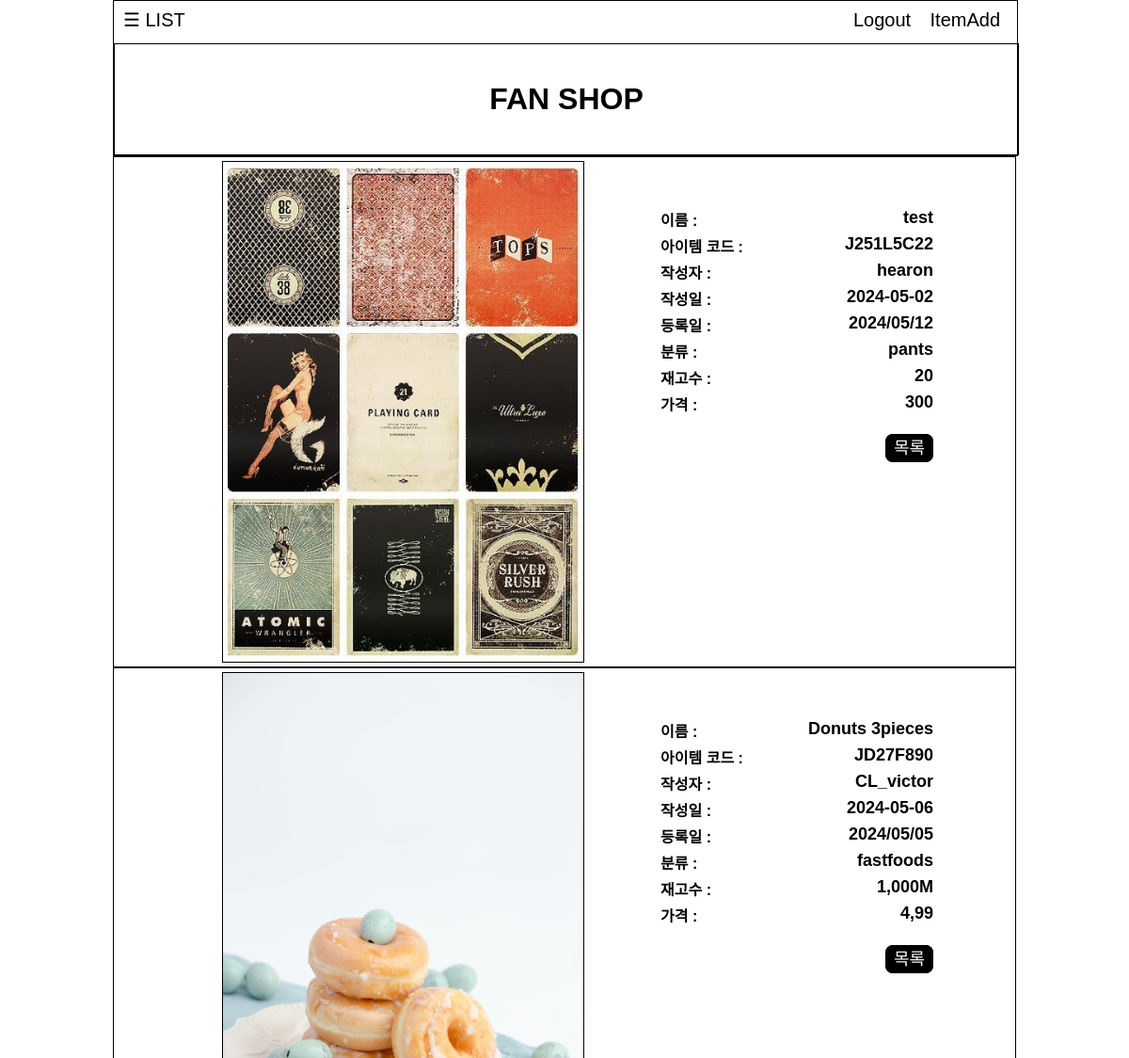
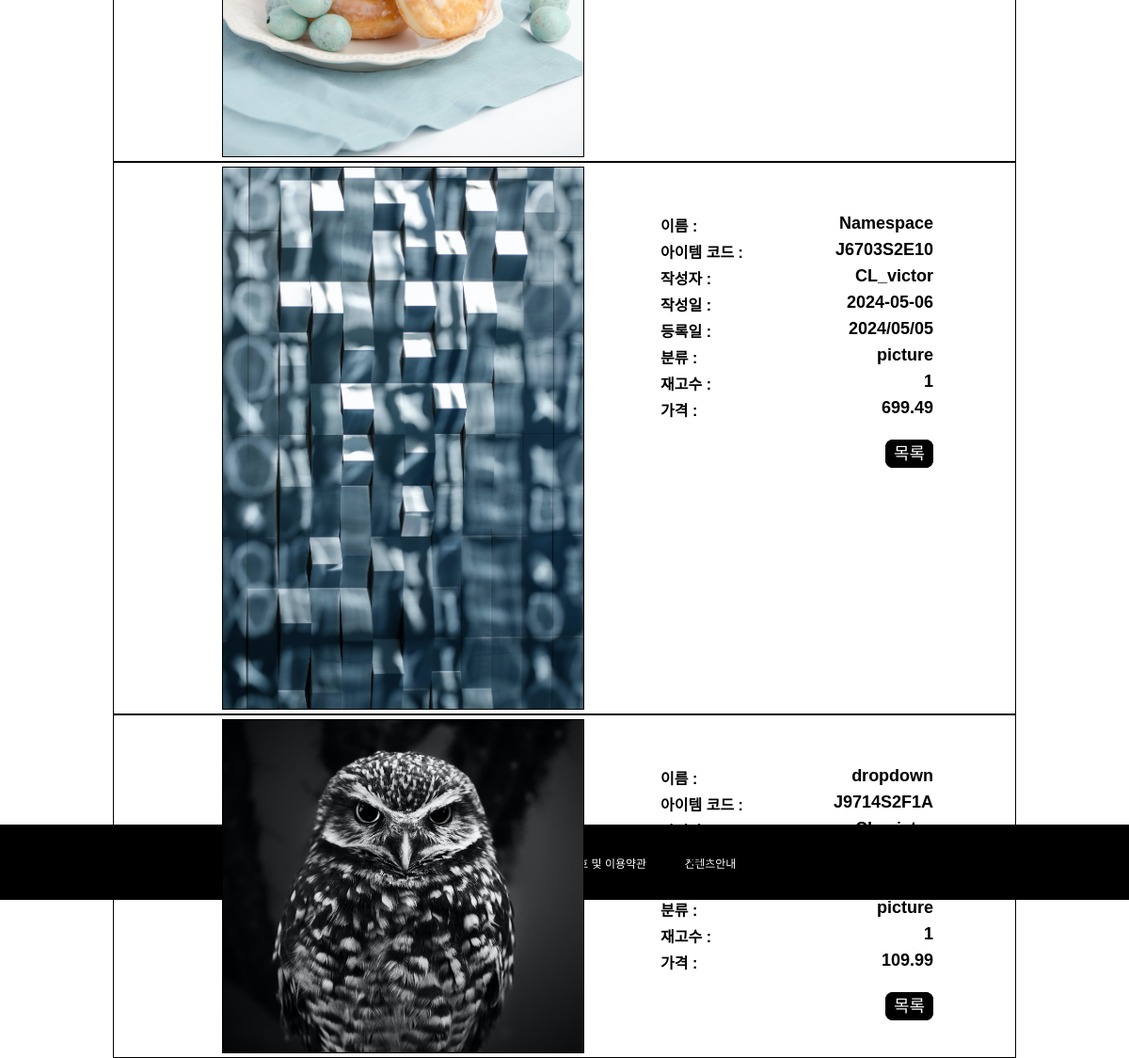
Page /item/J251L5C22 on the committed database (2 pictures, top to bottom).
### models/models.py (models this page shows, shortened)
class Items(Base):
    __tablename__ = "items"
    img_path = Column(String)
    item_name = Column(String, unique=True)
    item_code = Column(String, unique=True, primary_key=True)
    writer = Column(String, nullable=False)
    datetime = Column(Date , default=datetime.now(), onupdate=datetime.now())
    pubtime = Column(Text)
    option = Column(String)
    stock = Column(Integer)
    price = Column(Integer)

### routes/views.py (the view)
@views.route('/item/<string:item_code>', methods=['GET', 'POST'])
def item(item_code):
    info = my_db.select_all(table_name="items")
    return render_template("item.html", data=info)

### my_db.py (called while the page is built)
def connect_db():
    return sqlite3.connect('mydb.db')

def select_all(table_name): # 전체 데이터 확인
    ret = list()
    try:
        db = connect_db()
        c = db.cursor()
        c.execute(f'SELECT * FROM {table_name}')
        ret = c.fetchall()
    except Exception as e:
        print('db error:', e)
    finally:
        db.close()
        return ret

### website/templates/item.html (shortened to what this page needs)
<!DOCTYPE html>
<html>
  <head>
    <link rel="stylesheet" href="../static/css/item.css">
  </head>
  <body>
    <div class="container">
      {% include "top_menu_user.html" %}
      {% for item in data %}
      <div class="item_total">
        <div class="itemImage">
          <img src="../static/imgs/{{ item[0] }}">
        </div>
        <div class="itemInfos">
          <div class="_f_items">
              <div class="item item_name">
                <p>이름 : </p>
                <span>{{ item[1] }}</span>
              </div>
              <div class="item item_name">
                <p>아이템 코드 : </p>
                <span>{{ item[2] }}</span>
              </div>
              <div class="item item_name">
                <p>작성자 : </p>
                <span>{{ item[3] }}</span>
              </div>
              <div class="item item_name">
                <p>작성일 : </p>
                <span>{{ item[4] }}</span>
              </div>
              <div class="item item_name">
                <p>등록일 : </p>
                <span>{{ item[5] }}</span>
              </div>
              <div class="item item_name">
                <p>분류 : </p>
                <span>{{ item[6] }}</span>
              </div>
              <div class="item item_name">
                <p>재고수 : </p>
                <span>{{ item[7] }}</span>
              </div>
              <div class="item item_name">
                <p>가격 : </p>
                <span>{{ item[8] }}</span>
              </div>
            <p class="gohome"><a href={{ url_for("views.home") }}>목록</a></p>
          </div>
        </div>
      </div>
      {% endfor %}
    </div>
    {% include "footer.html" %}
  </body>
</html>

### website/templates/top_menu_user.html (shortened to what this page needs)
{% block body %}
<div class="top_header">
    <div class="top_item">
        <span class="list_" onclick="OpenNav()" style="font-size:20px;cursor:pointer">&#9776; LIST</span>
        <div class="logging">
            <a href={{url_for('auth.logout')}}>Logout</a>
            <a href={{url_for('views.itemAdd')}}>ItemAdd</a>
        </div>
    </div>
    <div class="banner"><h1>FAN SHOP</h1></div>
</div>
{% endblock %}

### website/templates/footer.html
{% block footer %}
<footer>
    <div class="footer_items">
        <p>Copyright by CL_victor<p>
        <p>개인정보보호 및 이용약관<p>
        <p>컨텐츠안내</p>
    </div>
</footer>
{% endblock %}

### website/static/css/item.css (style rules this page uses)
* { margin: 0; padding: 0; }
body { background-color: #fff; font-family: Verdana, Geneva, Tahoma, sans-serif; }
.container { height: 2000px; width: 80vw; margin: auto; position: relative; display: flex; flex-direction: column; }
.top_header { display: flex; width: 100%; height: 200px; flex-direction: column; align-content: space-between; }
.top_item { display: flex; height: 40px; margin-bottom: 5px; justify-content: space-between; align-items: center; }
.banner { position: relative; text-align: center; border: 1px solid black; width: 100%; padding: 40px 0; }
.list_ { color: #000; position: relative; margin-left: 10px; }
.logging { position: relative; flex-direction: row; float: right; margin-right: 10px; }
.logging a { text-decoration: None; color: black; padding: 4px 8px; font-size: 20px; }
.container>* { border: 1px solid #000000; }
.item_total { display: inline-flex; border: 1px solid #000; justify-content: space-evenly; }
.itemImage { border: 1px solid #000; margin: 4px; display: flex; align-items: center; justify-content: center; width: 40%; }
.itemImage img { object-fit: cover; width: 100%; }
.itemInfos { margin: 10px 20px; width: 20%; display: flex; justify-content: center; font-size: larger; }
.item { margin-top: 4px; width: 300px; }
.item p { display: inline-block; font-size: 16px; font-weight: bold; }
.item span { font-size: 18px; font-weight: bold; float: right; margin-right: 10px; }
.gohome { right: 0; position: absolute; margin: 20px 10px 0 0; }
.gohome a { font-size: 18px; background-color: #000; color: #fff; border: #000 1px solid; border-radius: 8px; text-decoration: 0; padding: 4px 8px; }
._f_items { position: relative; margin-top: 40px; }
footer { font-size: 12px; width: 100%; height: 80px; background-color: #000000; text-align: center; align-content: center; bottom: 0px; }
.footer_items { color: #fff; display: inline-flex; }
.footer_items p { margin-right: 20px; }

### rows in the picture
Items: img_path (picture), item_name "test", item_code "J251L5C22", writer "hearon", datetime "2024-05-02", pubtime "2024/05/12", option "pants", stock "20", price "300"
Items: img_path (picture), item_name "Donuts 3pieces", item_code "JD27F890", writer "CL_victor", datetime "2024-05-06", pubtime "2024/05/05", option "fastfoods", stock "1,000M", price "4,99"
Items: img_path (picture), item_name "Namespace", item_code "J6703S2E10", writer "CL_victor", datetime "2024-05-06", pubtime "2024/05/05", option "picture", stock "1", price "699.49"
Items: img_path (picture), item_name "dropdown", item_code "J9714S2F1A", writer "CL_victor", option "picture", stock "1", price "109.99"
